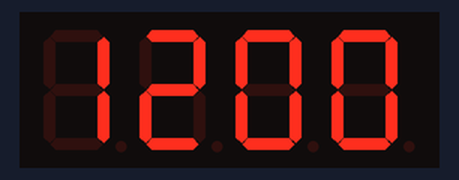
Bench run of a sketch on a simulated Arduino Uno, built with avr-gcc and run on an emulated ATmega328P. Shown: 4-digit seven-segment display.

Above: at 0.6 s.
At 64.6 s:
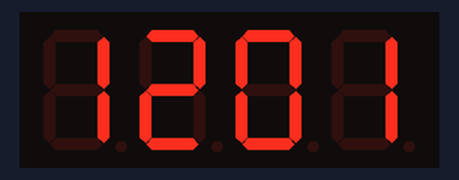
At 129.27 s:
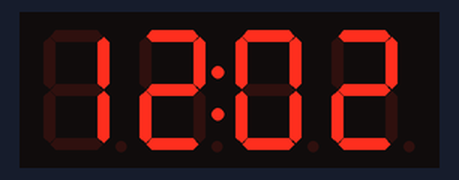

The sketch:

ClockDisplay.ino
```cpp
//  Author:Fred.Chu
//  Date:9 April,2013
//  catalex.taobao.com

//  This library is free software; you can redistribute it and/or
//  modify it under the terms of the GNU Lesser General Public
//  License as published by the Free Software Foundation; either
//  version 2.1 of the License, or (at your option) any later version.
//
//  This library is distributed in the hope that it will be useful,
//  but WITHOUT ANY WARRANTY; without even the implied warranty of
//  MERCHANTABILITY or FITNESS FOR A PARTICULAR PURPOSE.  See the GNU
//  Lesser General Public License for more details.
//
//  You should have received a copy of the GNU Lesser General Public
//  License along with this library; if not, write to the Free Software
//  Foundation, Inc., 51 Franklin St, Fifth Floor, Boston, MA  02110-1301  USA
//
//  Modified record:
//
/*******************************************************************************/
#include <TimerOne.h>
#include "TM1637.h"
#define ON 1
#define OFF 0

int8_t TimeDisp[] = {0x00,0x00,0x00,0x00};
unsigned char ClockPoint = 1;
unsigned char Update;
unsigned char halfsecond = 0;
unsigned char second;
unsigned char minute = 0;
unsigned char hour = 12;


#define CLK 3//pins definitions for TM1637 and can be changed to other ports
#define DIO 2
TM1637 tm1637(CLK,DIO);

void setup()
{
  tm1637.set();
  tm1637.init();
  Timer1.initialize(500000);//timing for 500ms
  Timer1.attachInterrupt(TimingISR);//declare the interrupt serve routine:TimingISR
}
void loop()
{
  if(Update == ON)
  {
    TimeUpdate();
    tm1637.display(TimeDisp);
  }

}
void TimingISR()
{
  halfsecond ++;
  Update = ON;
  if(halfsecond == 2){
    second ++;
    if(second == 60)
    {
      minute ++;
      if(minute == 60)
      {
        hour ++;
        if(hour == 24)hour = 0;
        minute = 0;
      }
      second = 0;
    }
    halfsecond = 0;
  }
 // Serial.println(second);
  ClockPoint = (~ClockPoint) & 0x01;
}
void TimeUpdate(void)
{
  if(ClockPoint)tm1637.point(POINT_ON);
  else tm1637.point(POINT_OFF);
  TimeDisp[0] = hour / 10;
  TimeDisp[1] = hour % 10;
  TimeDisp[2] = minute / 10;
  TimeDisp[3] = minute % 10;
  Update = OFF;
}
```

ADS1256.cpp
```cpp
#include <ADS1256.h>

#define ADS_SPISPEED 1250000
#define ADS_CS_PIN 10
#define ADS_RDY_PIN 9
#define ADS_RST_PIN 7

ADS1256::ADS1256(){
  ;
}

void ADS1256::initADS(){
  SPI.begin();
  pinMode(ADS_CS_PIN, OUTPUT);
  pinMode(ADS_RDY_PIN, INPUT);
  pinMode(ADS_RST_PIN, OUTPUT);
  digitalWrite(ADS_RST_PIN, LOW);
  delay(1); // LOW at least 4 clock cycles of onboard clock. 100 microsecons is enough
  digitalWrite(ADS_RST_PIN, HIGH); // now reset to deafult values

  delay(150);

  digitalWrite(ADS_CS_PIN, LOW); // select ADS
  delayMicroseconds(50);
  while (digitalRead(ADS_RDY_PIN)) {}  // wait for ready_line to go low
  SPI.beginTransaction(SPISettings(ADS_SPISPEED, MSBFIRST, SPI_MODE1));
  delayMicroseconds(10);

  //Reset to Power-Up Values (FEh)
  SPI.transfer(0xFE);
  delayMicroseconds(100);

  byte status_reg = 0 ;  // address (datasheet p. 30)
  byte status_data = 0x01; //status: Most Significant Bit First, Auto-Calibration Disabled, Analog Input Buffer Disabled
  //0x03; //to activate buffer
  SPI.transfer(0x50 | status_reg);
  SPI.transfer(0x00);   // 2nd command byte, write one register only
  SPI.transfer(status_data);   // write the databyte to the register
  delayMicroseconds(10);

  //PGA SETTING
  //1 ±5V        000 (1)
  //2 ±2.5V      001 (2)
  //4 ±1.25V     010 (3)
  //8 ±0.625V    011 (4)
  //16 ±312.5mV  100 (5)
  //32 ±156.25mV 101 (6)
  //64 ±78.125mV 110 (7) OR 111 (8)
  byte adcon_reg = 2; //A/D Control Register (Address 02h)
  byte adcon_data = 0x20; // 0 01 00 000 => Clock Out Frequency = fCLKIN, Sensor Detect OFF, gain 1
  //0x25 for setting gain to 32, 0x27 to 64
  SPI.transfer(0x50 | adcon_reg);
  SPI.transfer(0x00);   // 2nd command byte, write one register only
  SPI.transfer(adcon_data);   // write the databyte to the register
  delayMicroseconds(10);

  //Set sampling rate
  byte drate_reg = 3; // Choosing Data Rate register = third register.
  byte drate_data = 0b11000000; // 11000000 = 3,750SPS
  SPI.transfer(0x50 | drate_reg);
  SPI.transfer(0x00);   // 2nd command byte, write one register only
  SPI.transfer(drate_data);   // write the databyte to the register
  delayMicroseconds(10);

  //done with settings, can close SPI transaction now
  digitalWrite(ADS_CS_PIN, HIGH); //unselect ADS
  delayMicroseconds(50);

  Serial.println("Initialize Successful");
}

long ADS1256::readADS(byte channel) {
  long adc_val = 0; // unsigned long is on 32 bits

  digitalWrite(ADS_CS_PIN, LOW);
  delayMicroseconds(50);
  SPI.beginTransaction(SPISettings(ADS_SPISPEED, MSBFIRST, SPI_MODE1)); // start SPI
  delayMicroseconds(10);
  //The most efficient way to cycle through the inputs is to
  //change the multiplexer setting (using a WREG command
  //to the multiplexer register MUX) immediately after DRDY
  //goes low. Then, after changing the multiplexer, restart the
  //conversion process by issuing the SYNC and WAKEUP
  //commands, and retrieve the data with the RDATA
  //command.
  while (digitalRead(ADS_RDY_PIN)) {} ;

  byte data = (channel << 4) | (1 << 3); //AIN-channel and AINCOM
  SPI.transfer(0x50 | 1); // write (0x50) MUX register (0x01)
  SPI.transfer(0x00);   // number of registers to be read/written − 1, write one register only
  SPI.transfer(data);   // write the databyte to the register
  delayMicroseconds(10);

  //SYNC command 1111 1100
  SPI.transfer(0xFC);
  delayMicroseconds(10);

  //WAKEUP 0000 0000
  SPI.transfer(0x00);
  delayMicroseconds(10);

  SPI.transfer(0x01); // Read Data 0000  0001 (01h)
  delayMicroseconds(10);

  adc_val = SPI.transfer(0);
  adc_val <<= 8; //shift to left
  adc_val |= SPI.transfer(0);
  adc_val <<= 8;
  adc_val |= SPI.transfer(0);

  //The ADS1255/6 output 24 bits of data in Binary Two’s
  //Complement format. The LSB has a weight of
  //2VREF/(PGA(223 − 1)). A positive full-scale input produces
  //an output code of 7FFFFFh and the negative full-scale
  //input produces an output code of 800000h.
  if (adc_val > 0x7fffff) { //if MSB == 1
    adc_val = 16777216ul - adc_val; //do 2's complement, discard sign
  }

  delayMicroseconds(10);

  digitalWrite(ADS_CS_PIN, HIGH);
  delayMicroseconds(50);
  SPI.endTransaction();

  //Serial.print("Got measurement from ADS ");
  //Serial.println(adc_val);

  return adc_val;
}

long ADS1256::readADSDiff(byte positiveCh, byte negativeCh) {
  long adc_val = 0; // unsigned long is on 32 bits

  digitalWrite(ADS_CS_PIN, LOW);
  delayMicroseconds(50);
  SPI.beginTransaction(SPISettings(ADS_SPISPEED, MSBFIRST, SPI_MODE1));
  delayMicroseconds(10);

  while (digitalRead(ADS_RDY_PIN)) {} ;

  byte data = (positiveCh << 4) | negativeCh; //xxxx1000 - AINp = positiveCh, AINn = negativeCh
  SPI.transfer(0x50 | 1); // write (0x50) MUX register (0x01)
  SPI.transfer(0x00);   // number of registers to be read/written − 1, write one register only
  SPI.transfer(data);   // write the databyte to the register
  delayMicroseconds(10);

  //SYNC command 1111 1100
  SPI.transfer(0xFC);
  delayMicroseconds(10);


  SPI.transfer(0x00);
  delayMicroseconds(10);

  SPI.transfer(0x01); // Read Data 0000  0001 (01h)
  delayMicroseconds(10);

  adc_val = SPI.transfer(0);
  adc_val <<= 8; //shift to left
  adc_val |= SPI.transfer(0);
  adc_val <<= 8;
  adc_val |= SPI.transfer(0);

  delayMicroseconds(10);

  digitalWrite(ADS_CS_PIN, HIGH);
  delayMicroseconds(50);

  if (adc_val > 0x7fffff) { //if MSB == 1
    adc_val = adc_val - 16777216; //do 2's complement, keep the sign this time!
  }
  //Serial.print("Got diff measurement from ADS ");
  //Serial.println(adc_val);

  return adc_val;
}
```

ADS1256.h
```cpp
#ifndef ADS1256_h
#define ADS1256_h

#include <Arduino.h>
#include <Wire.h>
#include <SPI.h>

class ADS1256{
    public:
        ADS1256();
        void initADS();
        long readADS(byte channel);
        long readADSDiff(byte positiveCh, byte negativeCh);
    private:
        byte status_reg;
        byte status_data;
        byte adcon_reg;
        byte adcon_data;
        byte drate_reg;
        byte drate_data;
        long adc_val;
        byte data;
};
#endif
```
